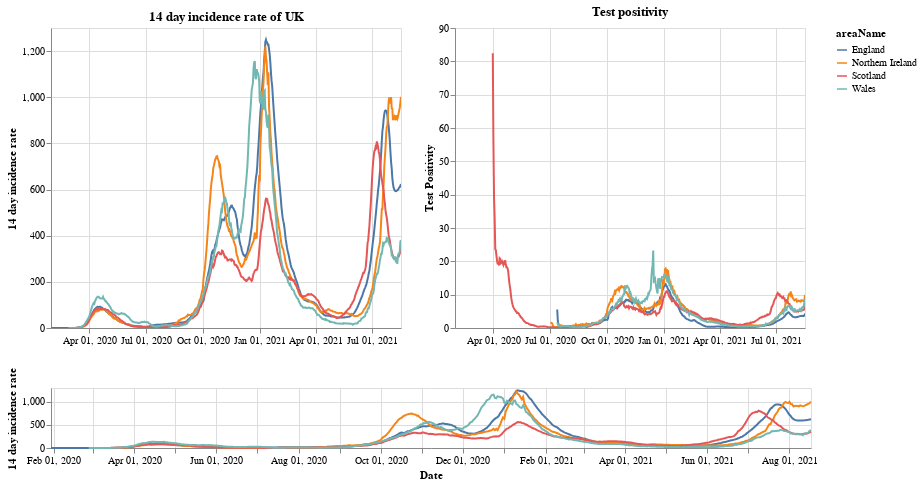

Notebook source saved alongside this figure:
### Markdown cell above
# Plots

First a plot with each country in the UK. The top right shows the positivity rate for (which is the percentage of registered tests which were positive) while the top left is the 14 day incidence rate. The bottom chart can be used to select the timeframe (does not work on a mobile device).

### Code cell
#collapse
brush = alt.selection(type='interval', name='DateBrush',encodings=['x'],fields=['Time'])
leg_selection = alt.selection_multi(fields=['areaName'], bind='legend')

base = alt.Chart(uk_cases).mark_line().encode(
    x=alt.X("yearmonthdate(date):T", axis=alt.Axis(title='Date')),
    y=alt.Y("twoWeeklyCasesRate:Q", axis=alt.Axis(title='14 day incidence rate')),
    tooltip=['areaName', 'date','twoWeeklyCasesRate', 'testPositivity'],
    color='areaName',
    opacity=alt.condition(leg_selection, alt.value(2), alt.value(0.1))
).add_selection(leg_selection).properties(width=350)

upper = base.encode(alt.X('yearmonthdate(date):T', axis=alt.Axis(title=''),
                         scale=alt.Scale(domain=brush))
                   ).properties(title=f'14 day incidence rate of UK')
upper_right = upper.encode(alt.Y('testPositivity:Q', axis=alt.Axis(title='Test Positivity'))).properties(title='Test positivity')
lower = base.properties(height=60, width = 760).add_selection(brush)

(upper | upper_right) & lower

### Figure 1 — Vega-Lite specification as saved in the notebook (floating-point values rounded to 4 significant figures; data arrays with more than 128 entries replaced by an {"elided": "..."} marker saying what was removed)
{"config": {"view": {"continuousWidth": 400, "continuousHeight": 300}}, "vconcat": [{"hconcat": [{"mark": "line", "encoding": {"color": {"type": "nominal", "field": "areaName"}, "opacity": {"condition": {"value": 2, "selection": "selector001"}, "value": 0.1}, "tooltip": [{"type": "nominal", "field": "areaName"}, {"type": "temporal", "field": "date"}, {"type": "quantitative", "field": "twoWeeklyCasesRate"}, {"type": "quantitative", "field": "testPositivity"}], "x": {"type": "temporal", "axis": {"title": ""}, "field": "date", "scale": {"domain": {"selection": "DateBrush"}}, "timeUnit": "yearmonthdate"}, "y": {"type": "quantitative", "axis": {"title": "14 day incidence rate"}, "field": "twoWeeklyCasesRate"}}, "selection": {"selector001": {"type": "multi", "fields": ["areaName"], "bind": "legend"}}, "title": "14 day incidence rate of UK", "width": 350}, {"mark": "line", "encoding": {"color": {"type": "nominal", "field": "areaName"}, "opacity": {"condition": {"value": 2, "selection": "selector001"}, "value": 0.1}, "tooltip": [{"type": "nominal", "field": "areaName"}, {"type": "temporal", "field": "date"}, {"type": "quantitative", "field": "twoWeeklyCasesRate"}, {"type": "quantitative", "field": "testPositivity"}], "x": {"type": "temporal", "axis": {"title": ""}, "field": "date", "scale": {"domain": {"selection": "DateBrush"}}, "timeUnit": "yearmonthdate"}, "y": {"type": "quantitative", "axis": {"title": "Test Positivity"}, "field": "testPositivity"}}, "selection": {"selector001": {"type": "multi", "fields": ["areaName"], "bind": "legend"}}, "title": "Test positivity", "width": 350}]}, {"mark": "line", "encoding": {"color": {"type": "nominal", "field": "areaName"}, "opacity": {"condition": {"value": 2, "selection": "selector001"}, "value": 0.1}, "tooltip": [{"type": "nominal", "field": "areaName"}, {"type": "temporal", "field": "date"}, {"type": "quantitative", "field": "twoWeeklyCasesRate"}, {"type": "quantitative", "field": "testPositivity"}], "x": {"type": "temporal", "axis": {"title": "Date"}, "field": "date", "timeUnit": "yearmonthdate"}, "y": {"type": "quantitative", "axis": {"title": "14 day incidence rate"}, "field": "twoWeeklyCasesRate"}}, "height": 60, "selection": {"selector001": {"type": "multi", "fields": ["areaName"], "bind": "legend"}, "DateBrush": {"type": "interval", "encodings": ["x"], "fields": ["Time"]}}, "width": 760}], "data": {"name": "data-fbd31eba4292453cb2e08c3cfc4d262a"}, "$schema": "https://vega.github.io/schema/vega-lite/v4.8.1.json", "datasets": {"data-fbd31eba4292453cb2e08c3cfc4d262a": {"elided": "2172 records"}}}
